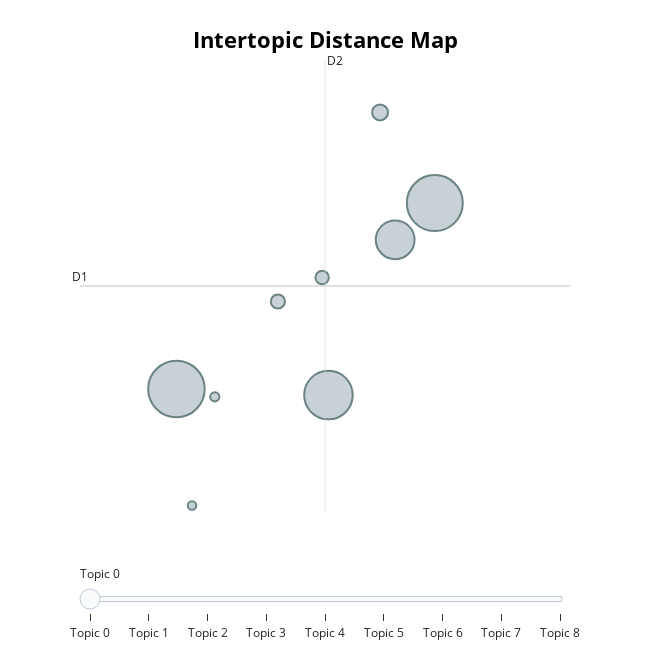

Write notebook code for a chart like this one.
### Markdown cell above
Shows how topics are related to each other

### Code cell
topic_model.visualize_topics()

### Figure 1 — Plotly figure (JSON) as saved in the notebook; plotly's stock layout.template omitted (floating-point values rounded to 4 significant figures)
{"data": [{"customdata": [[0, "phone | good | samsung | one | want", 304], [1, "thinking | way | anyone | use | ", 298], [2, "phone | pixel | screen | https | samsung", 224], [3, "app | sound | phone | music | apps", 143], [4, "location | maps | android | apple | bulifier", 24], [5, "photos | icloud | mac | backup | files", 19], [6, "pin | unlock | lock | phone | password", 17], [7, "oneplus | watch | day | health | com", 8], [8, "de | que | para | se | el", 7]], "hovertemplate": "<b>Topic %{customdata[0]}</b><br>%{customdata[1]}<br>Size: %{customdata[2]}", "legendgroup": "", "marker": {"color": "#B0BEC5", "line": {"color": "DarkSlateGrey", "width": 2}, "size": [304, 298, 224, 143, 24, 19, 17, 8, 7], "sizemode": "area", "sizeref": 0.19, "symbol": "circle"}, "mode": "markers", "name": "", "orientation": "v", "showlegend": false, "type": "scatter", "x": [7.645, 10.72, 9.453, 10.25, 10.07, 8.852, 9.378, 8.101, 7.83], "xaxis": "x", "y": [0.4371, 1.55, 0.401, 1.33, 2.093, 0.9608, 1.105, 0.39, -0.2605], "yaxis": "y"}], "layout": {"annotations": [{"showarrow": false, "text": "D1", "x": 6.498, "y": 1.054, "yshift": 10}, {"showarrow": false, "text": "D2", "x": 9.412, "xshift": 10, "y": 2.407}], "height": 650, "hoverlabel": {"bgcolor": "white", "font": {"family": "Rockwell", "size": 16}}, "legend": {"itemsizing": "constant", "tracegroupgap": 0}, "margin": {"t": 60}, "shapes": [{"line": {"color": "#CFD8DC", "width": 2}, "type": "line", "x0": 9.412, "x1": 9.412, "y0": -0.2996, "y1": 2.407}, {"line": {"color": "#9E9E9E", "width": 2}, "type": "line", "x0": 6.498, "x1": 12.33, "y0": 1.054, "y1": 1.054}], "sliders": [{"active": 0, "pad": {"t": 50}, "steps": [{"args": [{"marker.color": [["red", "#B0BEC5", "#B0BEC5", "#B0BEC5", "#B0BEC5", "#B0BEC5", "#B0BEC5", "#B0BEC5", "#B0BEC5"]]}], "label": "Topic 0", "method": "update"}, {"args": [{"marker.color": [["#B0BEC5", "red", "#B0BEC5", "#B0BEC5", "#B0BEC5", "#B0BEC5", "#B0BEC5", "#B0BEC5", "#B0BEC5"]]}], "label": "Topic 1", "method": "update"}, {"args": [{"marker.color": [["#B0BEC5", "#B0BEC5", "red", "#B0BEC5", "#B0BEC5", "#B0BEC5", "#B0BEC5", "#B0BEC5", "#B0BEC5"]]}], "label": "Topic 2", "method": "update"}, {"args": [{"marker.color": [["#B0BEC5", "#B0BEC5", "#B0BEC5", "red", "#B0BEC5", "#B0BEC5", "#B0BEC5", "#B0BEC5", "#B0BEC5"]]}], "label": "Topic 3", "method": "update"}, {"args": [{"marker.color": [["#B0BEC5", "#B0BEC5", "#B0BEC5", "#B0BEC5", "red", "#B0BEC5", "#B0BEC5", "#B0BEC5", "#B0BEC5"]]}], "label": "Topic 4", "method": "update"}, {"args": [{"marker.color": [["#B0BEC5", "#B0BEC5", "#B0BEC5", "#B0BEC5", "#B0BEC5", "red", "#B0BEC5", "#B0BEC5", "#B0BEC5"]]}], "label": "Topic 5", "method": "update"}, {"args": [{"marker.color": [["#B0BEC5", "#B0BEC5", "#B0BEC5", "#B0BEC5", "#B0BEC5", "#B0BEC5", "red", "#B0BEC5", "#B0BEC5"]]}], "label": "Topic 6", "method": "update"}, {"args": [{"marker.color": [["#B0BEC5", "#B0BEC5", "#B0BEC5", "#B0BEC5", "#B0BEC5", "#B0BEC5", "#B0BEC5", "red", "#B0BEC5"]]}], "label": "Topic 7", "method": "update"}, {"args": [{"marker.color": [["#B0BEC5", "#B0BEC5", "#B0BEC5", "#B0BEC5", "#B0BEC5", "#B0BEC5", "#B0BEC5", "#B0BEC5", "red"]]}], "label": "Topic 8", "method": "update"}]}], "title": {"font": {"color": "Black", "size": 22}, "text": "<b>Intertopic Distance Map</b>", "x": 0.5, "xanchor": "center", "y": 0.95, "yanchor": "top"}, "width": 650, "xaxis": {"anchor": "y", "domain": [0, 1], "range": [6.498, 12.33], "title": {"text": ""}, "visible": false}, "yaxis": {"anchor": "x", "domain": [0, 1], "range": [-0.2996, 2.407], "title": {"text": ""}, "visible": false}}}
